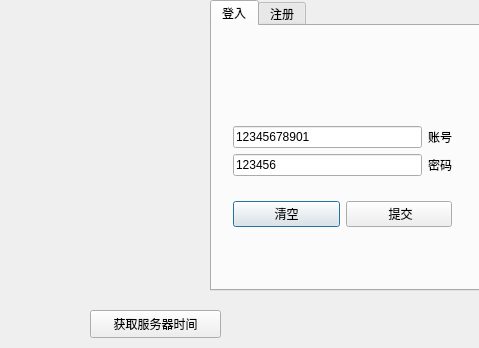
<?xml version="1.0" encoding="UTF-8"?>
<ui version="4.0">
 <class>Dialog</class>
 <widget class="QDialog" name="Dialog">
  <property name="geometry">
   <rect>
    <x>0</x>
    <y>0</y>
    <width>479</width>
    <height>348</height>
   </rect>
  </property>
  <property name="windowTitle">
   <string>Dialog</string>
  </property>
  <widget class="QTabWidget" name="TB_LoAndRe">
   <property name="geometry">
    <rect>
     <x>210</x>
     <y>0</y>
     <width>271</width>
     <height>291</height>
    </rect>
   </property>
   <property name="currentIndex">
    <number>0</number>
   </property>
   <widget class="QWidget" name="TB_Login">
    <attribute name="title">
     <string>登入</string>
    </attribute>
    <widget class="QWidget" name="layoutWidget">
     <property name="geometry">
      <rect>
       <x>10</x>
       <y>70</y>
       <width>241</width>
       <height>161</height>
      </rect>
     </property>
     <layout class="QVBoxLayout" name="verticalLayout_2">
      <item>
       <layout class="QGridLayout" name="gridLayout">
        <item row="0" column="0">
         <widget class="QLineEdit" name="LE_LoginUserName">
          <property name="text">
           <string>12345678901</string>
          </property>
         </widget>
        </item>
        <item row="0" column="1">
         <widget class="QLabel" name="label">
          <property name="text">
           <string>账号</string>
          </property>
         </widget>
        </item>
        <item row="1" column="0">
         <widget class="QLineEdit" name="LE_LoginPassword">
          <property name="text">
           <string>123456</string>
          </property>
         </widget>
        </item>
        <item row="1" column="1">
         <widget class="QLabel" name="label_2">
          <property name="text">
           <string>密码</string>
          </property>
         </widget>
        </item>
       </layout>
      </item>
      <item>
       <layout class="QHBoxLayout" name="horizontalLayout">
        <item>
         <widget class="QPushButton" name="PB_LoginClear">
          <property name="text">
           <string>清空</string>
          </property>
         </widget>
        </item>
        <item>
         <widget class="QPushButton" name="PB_LoginSubit">
          <property name="text">
           <string> 提交</string>
          </property>
         </widget>
        </item>
       </layout>
      </item>
     </layout>
    </widget>
   </widget>
   <widget class="QWidget" name="TB_Register">
    <attribute name="title">
     <string>注册</string>
    </attribute>
    <widget class="QWidget" name="layoutWidget">
     <property name="geometry">
      <rect>
       <x>10</x>
       <y>50</y>
       <width>241</width>
       <height>191</height>
      </rect>
     </property>
     <layout class="QVBoxLayout" name="verticalLayout">
      <item>
       <layout class="QGridLayout" name="gridLayout_2">
        <item row="0" column="0">
         <widget class="QLineEdit" name="LE_RegisterUserName"/>
        </item>
        <item row="0" column="1">
         <widget class="QLabel" name="label_3">
          <property name="text">
           <string>用户名</string>
          </property>
         </widget>
        </item>
        <item row="1" column="0">
         <widget class="QLineEdit" name="LE_RegisterTel"/>
        </item>
        <item row="1" column="1">
         <widget class="QLabel" name="label_4">
          <property name="text">
           <string>手机号</string>
          </property>
         </widget>
        </item>
        <item row="2" column="0">
         <widget class="QLineEdit" name="LE_RegisterPassword"/>
        </item>
        <item row="2" column="1">
         <widget class="QLabel" name="label_5">
          <property name="text">
           <string>密码</string>
          </property>
         </widget>
        </item>
        <item row="3" column="0">
         <widget class="QLineEdit" name="LE_RegisterEnsure"/>
        </item>
        <item row="3" column="1">
         <widget class="QLabel" name="label_6">
          <property name="text">
           <string>确认密码</string>
          </property>
         </widget>
        </item>
       </layout>
      </item>
      <item>
       <layout class="QHBoxLayout" name="horizontalLayout_2">
        <item>
         <widget class="QPushButton" name="PB_RegisterClear">
          <property name="text">
           <string>清空</string>
          </property>
         </widget>
        </item>
        <item>
         <widget class="QPushButton" name="PB_RegisterSubit">
          <property name="text">
           <string>提交</string>
          </property>
         </widget>
        </item>
       </layout>
      </item>
     </layout>
    </widget>
   </widget>
  </widget>
  <widget class="QLabel" name="LB_ReplyShow">
   <property name="geometry">
    <rect>
     <x>230</x>
     <y>290</y>
     <width>231</width>
     <height>51</height>
    </rect>
   </property>
   <property name="text">
    <string/>
   </property>
  </widget>
  <widget class="QPushButton" name="PB_GetTime">
   <property name="geometry">
    <rect>
     <x>90</x>
     <y>310</y>
     <width>131</width>
     <height>28</height>
    </rect>
   </property>
   <property name="text">
    <string>获取服务器时间</string>
   </property>
  </widget>
 </widget>
 <layoutdefault spacing="6" margin="11"/>
 <resources/>
 <connections/>
</ui>
